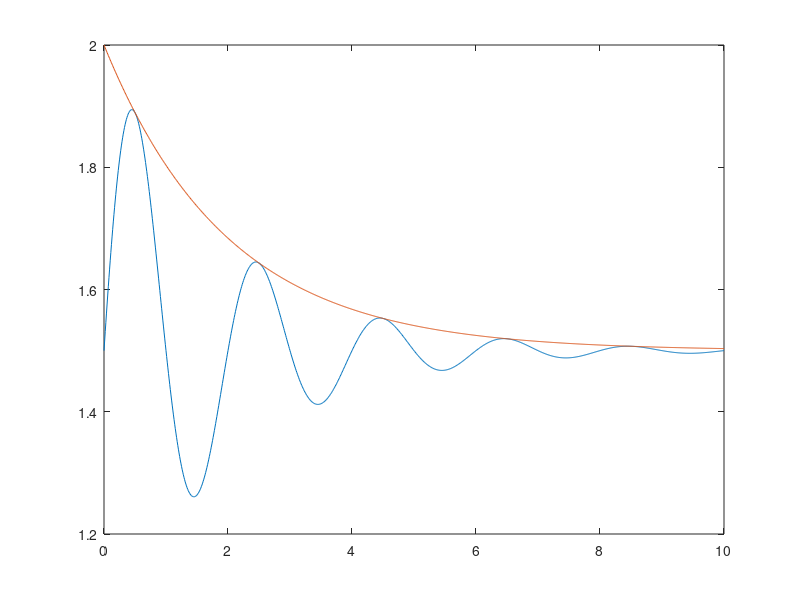

Write MATLAB code to recreate this figure.
clear all
close all
clc

A=0.5;
To=1;
dpr=1000;
tp=0:(1/dpr):To;
t=10*tp;
of=1.5;


x=exp(-t/2*To).*(A*sin(pi*t))+of;
obw=A*exp(-t/2/To)+of;
plot(t,x,t,obw)
